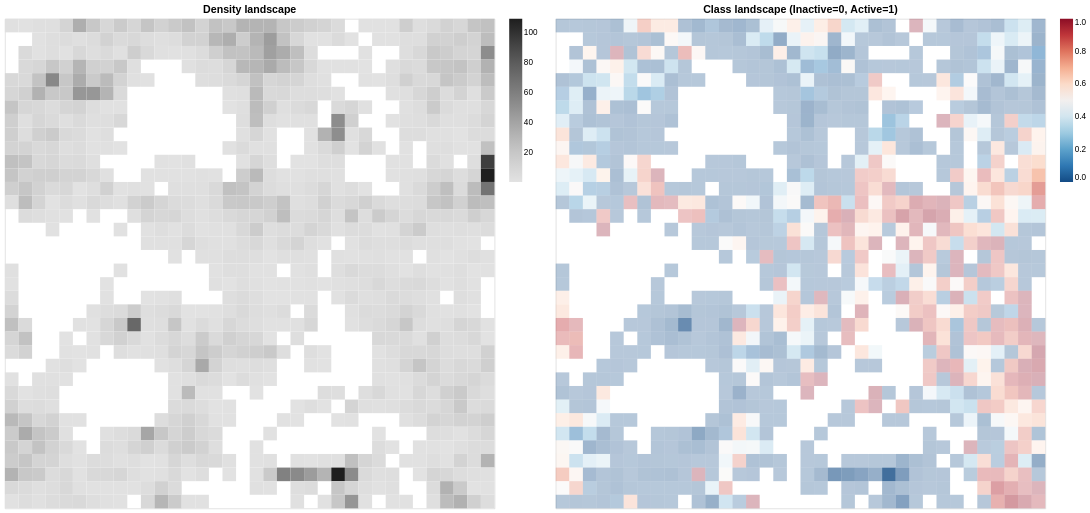

Source (notebook cell):
### Markdown cell above
### To get more details, we can plot the same densities, but using altair

### Code cell
from chemographykit.plots.altair_landscapes import altair_discrete_class_landscape

source_alt = density_to_table(
    density=density,
    node_threshold=0.1
)
source_alt_class = class_density_to_table(
    density=density,
    class_density=class_density,
    class_prob=class_prob,
    class_name=classes_str,
    normalized=True,
    node_threshold=0.1
    #output_csv_file="data/cdk4_gtm_class.csv"
)

chart_density = altair_discrete_density_landscape(source_alt, title='Density landscape')
chart_density.properties(
    width=400, 
    height=400,
).configure_legend(
    labelFontSize=20,
    gradientVerticalMaxLength=600,
    gradientThickness=30,
    tickCount=6
)

chart_class = altair_discrete_class_landscape(source_alt_class, title=f'Class landscape (Inactive=0, Active=1)',
    first_class_density_column_name=classes_str[0]+"_norm_density",
    first_class_prob_column_name=classes_str[0]+"_norm_prob",
    second_class_density_column_name=classes_str[1]+"_norm_density",
    second_class_prob_column_name=classes_str[1]+"_norm_prob",
    use_density=True, 
    colorset='redblue',
    reverse=True
).properties(
    width=600, 
    height=600,
)

combined_chart = (
    chart_density.properties(width=600, height=600) | chart_class.properties(width=600, height=600)
).resolve_scale(
    x='independent',
    y='independent',
    color='independent'
)

combined_chart

### Figure 1 — Vega-Lite specification as saved in the notebook (floating-point values rounded to 4 significant figures; data arrays with more than 128 entries replaced by an {"elided": "..."} marker saying what was removed)
{"config": {"view": {"continuousWidth": 300, "continuousHeight": 300}}, "hconcat": [{"data": {"name": "data-19c4ba28942c21ff3455f1945483eee3"}, "mark": {"type": "rect"}, "encoding": {"color": {"field": "filtered_density", "scale": {"scheme": {"name": "greys"}}, "title": null, "type": "quantitative"}, "tooltip": [{"field": "nodes", "title": "Node", "type": "quantitative"}, {"field": "density", "title": "Density", "type": "quantitative"}], "x": {"axis": null, "field": "x", "scale": {"domain": [1, 2, 3, 4, 5, 6, 7, 8, 9, 10, 11, 12, 13, 14, 15, 16, 17, 18, 19, 20, 21, 22, 23, 24, 25, 26, 27, 28, 29, 30, 31, 32, 33, 34, 35, 36]}, "title": null, "type": "ordinal"}, "y": {"axis": null, "field": "y", "scale": {"domain": [1, 2, 3, 4, 5, 6, 7, 8, 9, 10, 11, 12, 13, 14, 15, 16, 17, 18, 19, 20, 21, 22, 23, 24, 25, 26, 27, 28, 29, 30, 31, 32, 33, 34, 35, 36]}, "title": null, "type": "ordinal"}}, "height": 600, "title": "Density landscape", "width": 600}, {"data": {"name": "data-7df641829de58c3ba75e7f65cef03712"}, "mark": {"type": "rect"}, "encoding": {"color": {"field": "2_norm_prob", "legend": {}, "scale": {"domain": [0, 1], "reverse": true, "scheme": {"name": "redblue"}}, "title": null, "type": "quantitative"}, "opacity": {"field": "density", "legend": null, "title": null, "type": "quantitative"}, "tooltip": [{"field": "nodes", "title": "Node", "type": "quantitative"}, {"field": "density", "title": "Density", "type": "quantitative"}, {"field": "1_norm_prob", "title": "Inactive prob", "type": "quantitative"}, {"field": "2_norm_prob", "title": "Active prob", "type": "quantitative"}, {"field": "1_norm_density", "title": "Inactive density", "type": "quantitative"}, {"field": "2_norm_density", "title": "Active density", "type": "quantitative"}], "x": {"axis": null, "field": "x", "scale": {"domain": [1, 2, 3, 4, 5, 6, 7, 8, 9, 10, 11, 12, 13, 14, 15, 16, 17, 18, 19, 20, 21, 22, 23, 24, 25, 26, 27, 28, 29, 30, 31, 32, 33, 34, 35, 36]}, "title": null, "type": "ordinal"}, "y": {"axis": null, "field": "y", "scale": {"domain": [1, 2, 3, 4, 5, 6, 7, 8, 9, 10, 11, 12, 13, 14, 15, 16, 17, 18, 19, 20, 21, 22, 23, 24, 25, 26, 27, 28, 29, 30, 31, 32, 33, 34, 35, 36]}, "title": null, "type": "ordinal"}}, "height": 600, "title": "Class landscape (Inactive=0, Active=1)", "width": 600}], "resolve": {"scale": {"color": "independent", "x": "independent", "y": "independent"}}, "$schema": "https://vega.github.io/schema/vega-lite/v5.20.1.json", "datasets": {"data-19c4ba28942c21ff3455f1945483eee3": {"elided": "1296 records"}, "data-7df641829de58c3ba75e7f65cef03712": {"elided": "1296 records"}}}
